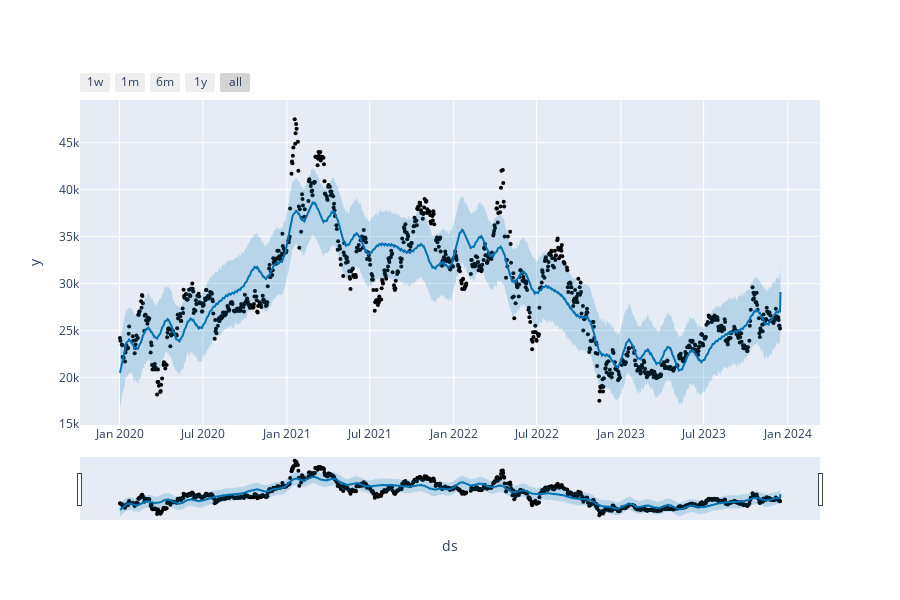

The code cell stored with this chart in its notebook:
### Code cell
plot_plotly(prophet_m,forecast)

### Figure 1 — Plotly figure (JSON) as saved in the notebook; plotly's stock layout.template omitted (floating-point values rounded to 4 significant figures; data arrays with more than 128 entries replaced by an {"elided": "..."} marker saying what was removed)
{"data": [{"marker": {"color": "black", "size": 4}, "mode": "markers", "name": "Actual", "type": "scatter", "x": {"elided": "990 str values"}, "y": {"elided": "990 int values"}}, {"hoverinfo": "skip", "line": {"width": 0}, "mode": "lines", "type": "scatter", "x": {"elided": "990 str values"}, "y": {"elided": "990 float values"}}, {"fill": "tonexty", "fillcolor": "rgba(0, 114, 178, 0.2)", "line": {"color": "#0072B2", "width": 2}, "mode": "lines", "name": "Predicted", "type": "scatter", "x": {"elided": "990 str values"}, "y": {"elided": "990 float values"}}, {"fill": "tonexty", "fillcolor": "rgba(0, 114, 178, 0.2)", "hoverinfo": "skip", "line": {"width": 0}, "mode": "lines", "type": "scatter", "x": {"elided": "990 str values"}, "y": {"elided": "990 float values"}}], "layout": {"height": 600, "showlegend": false, "width": 900, "xaxis": {"rangeselector": {"buttons": [{"count": 7, "label": "1w", "step": "day", "stepmode": "backward"}, {"count": 1, "label": "1m", "step": "month", "stepmode": "backward"}, {"count": 6, "label": "6m", "step": "month", "stepmode": "backward"}, {"count": 1, "label": "1y", "step": "year", "stepmode": "backward"}, {"step": "all"}]}, "rangeslider": {"visible": true}, "title": {"text": "ds"}, "type": "date"}, "yaxis": {"title": {"text": "y"}}}}
